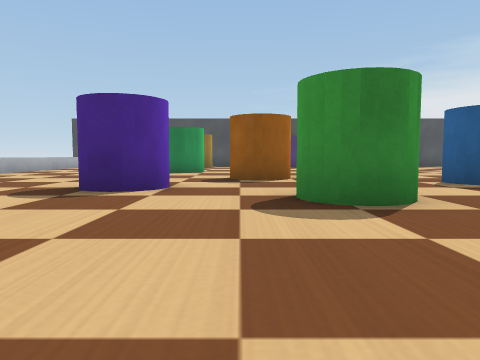
[1] (above)

23 first-person views from a walk through a world built for the Webots simulator. The camera is 0.11 m above the floor, tilts 4° down and sees 70° across. The floor is counted in squares, 0.2 m on a side. Each view is taken from the middle of a square. On the plan, view 1 faces up. The plan holds only what a view shows up to about 9 squares ahead; the rest is blank. The robots in the file are not drawn. Simple shapes and patterns stand in for the simulator's stock objects.

[2]
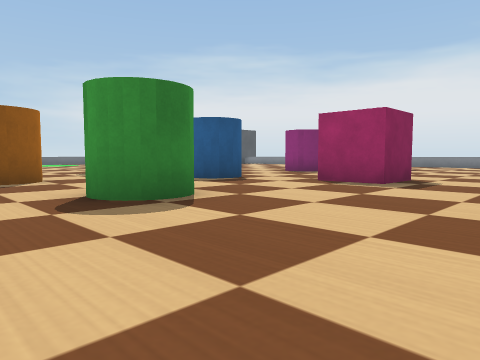

[3]
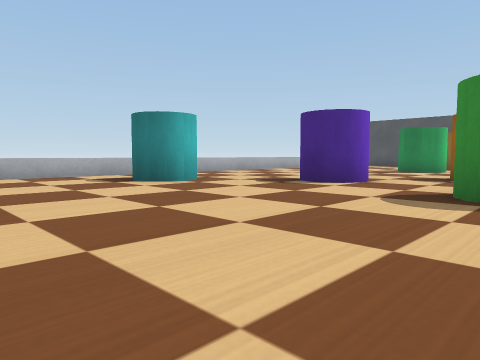

[4]
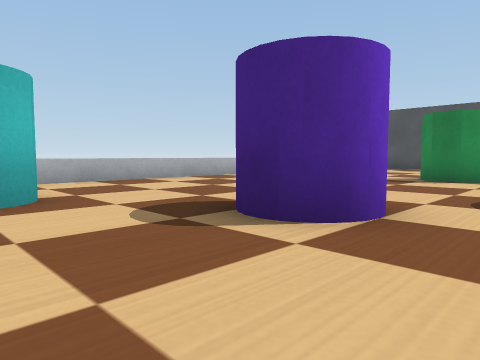

[5]
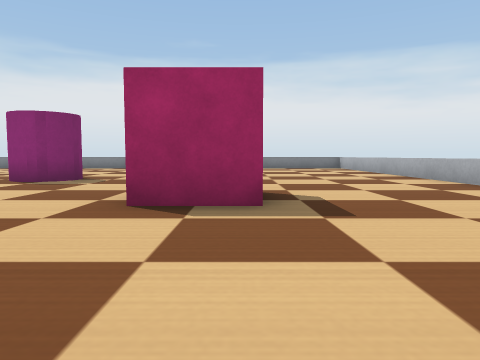

[6]
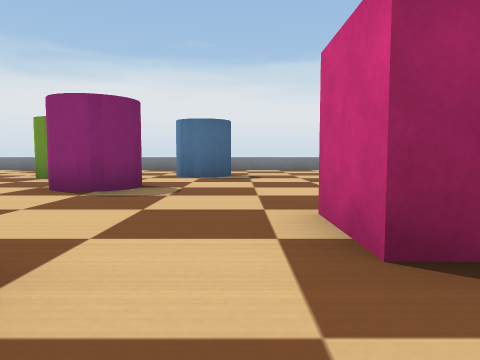

[7]
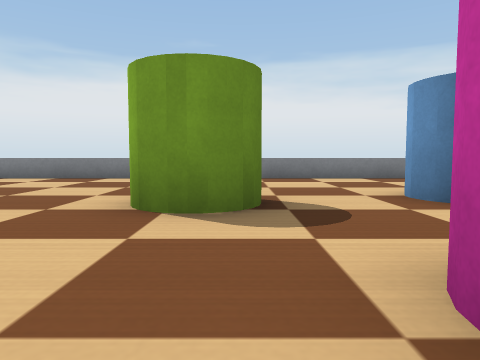

[8]
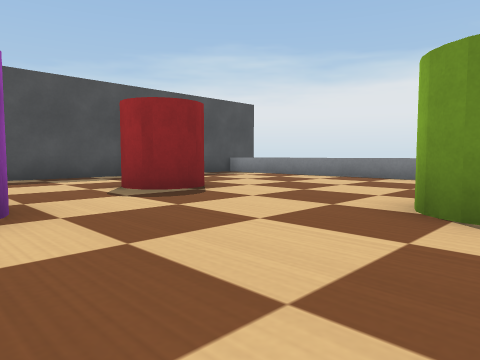

[9]
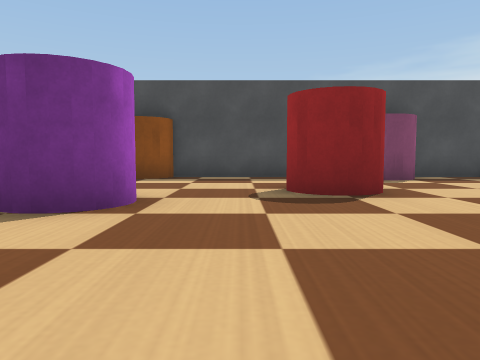

[10]
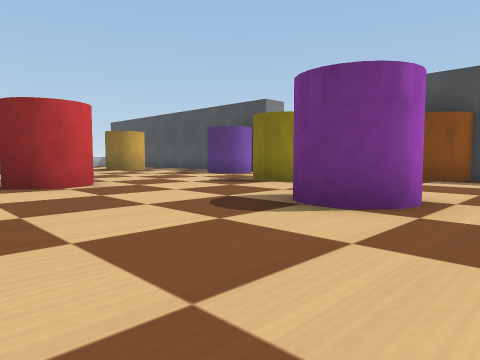

[11]
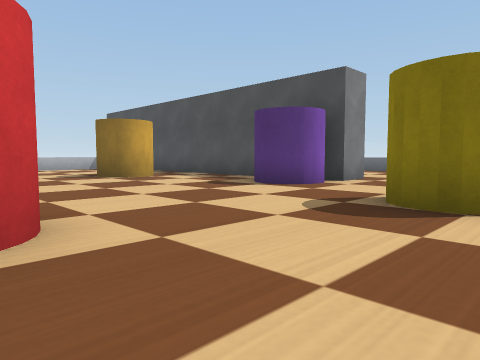

[12]
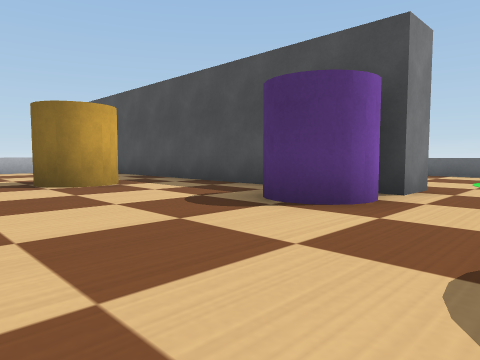

[13]
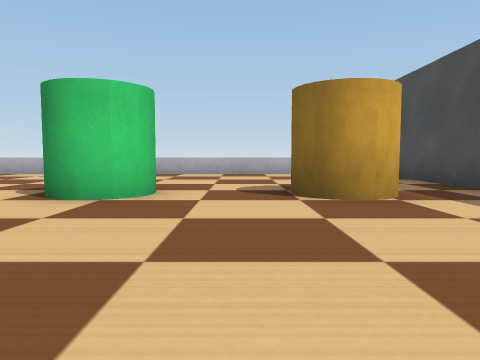

[14]
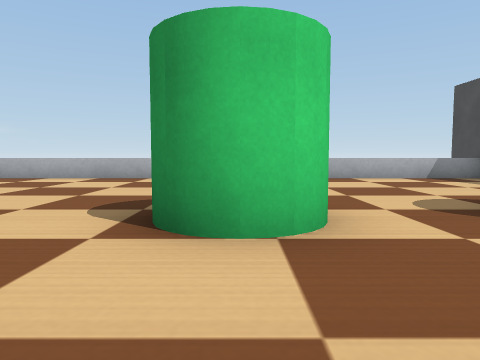

[15]
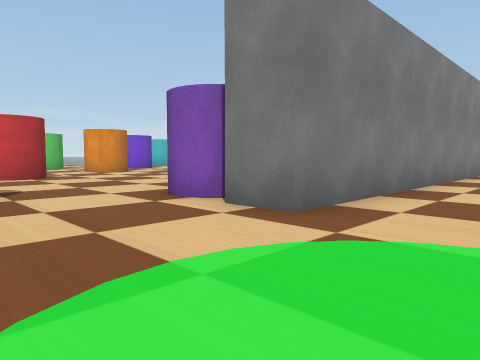

[16]
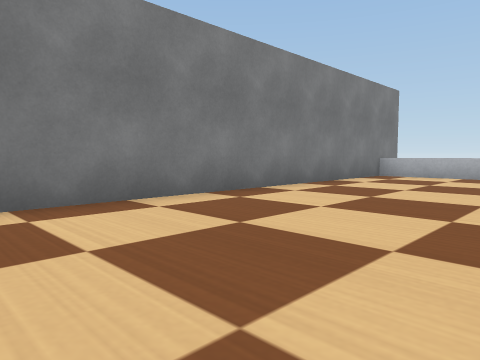

[17]
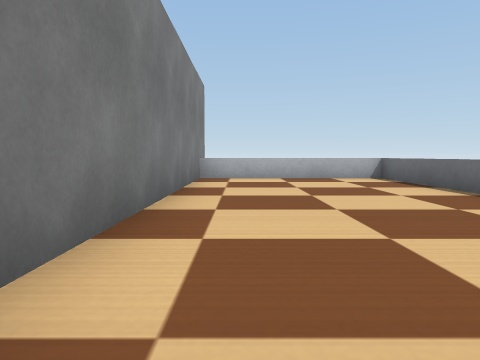

[18]
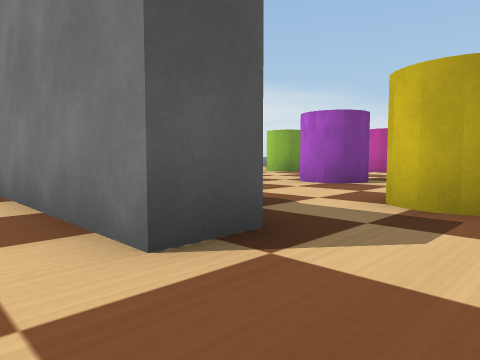

[19]
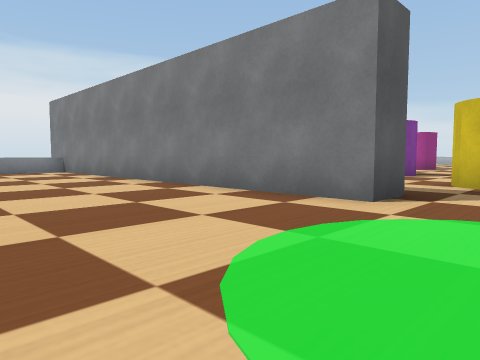

[20]
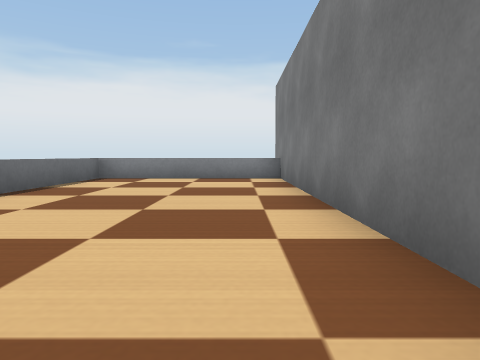

[21]
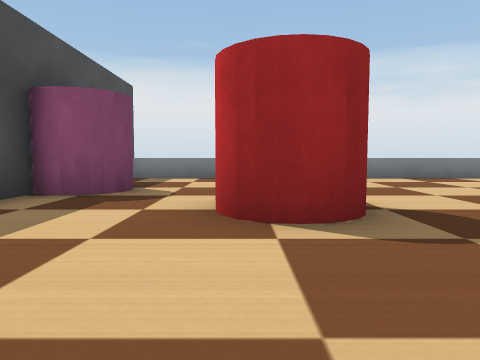

[22]
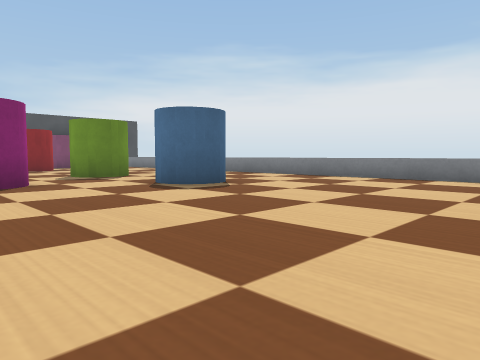

[23]
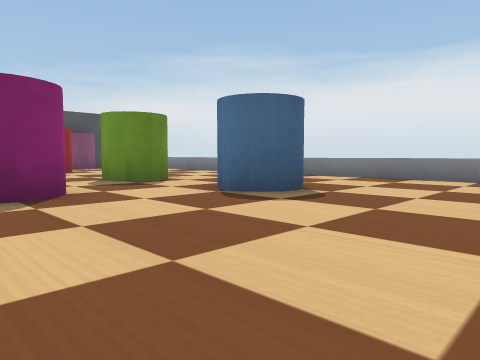

### Floor plan
Key: @ floor where view 1 was taken; # wall or solid block; . floor; = window, fence, low wall or low ledge; C orange cylinder; B blue cylinder; G green cylinder; M magenta box; Y cyan cylinder; A magenta cylinder; R barrier; E red cylinder; P purple cylinder; L yellow cylinder.
Columns run from 8 left of view 1 to 18 right of it. Each row starts with its distance up from view 1.
 24 #====      =          ====#
 23 =..... ..... ....    .....=
 22 =........... .............=
 21 =.........................=
 20 =.........................=
 19 RRRRRRRRRRRR...R  RRRRRRRRR
 18 R RRRRRRRR P...R CRRRRAARRR
 17 =......... P....C.....AA..=
 16 =.....L...P...L...........=
 15 =....LLL.....LLL....EE....=
 14 =................P..EE....=
 13   ....G.........PPP.......=
 12   ...GGG....E....P........=
 11     ..G..  EEE............=
 10 =.......    E........G  ..=
  9 =.......CC.     ....GGG...=
  8 =.......CC.     ..A.......=
  7 =..... .... BB ..AAA.B....=
  6 =....BBB.....B.......BB...=
  5 =.....B..GG..........B....=
  4    Y.....GG...MM..........=
  3  .YYY.........MM..........=
  2 =.........................=
  1 =.........................
  0   ......@..   .......
 -1        ....    .....
 -2                  ===

Positions as (right, up) in squares from view 1, and headings:
1: (0, 0), facing up
2: (-1, 0), facing up-right
3: (2, -1), facing up-left
4: (0, 3), facing up-left
5: (2, 3), facing right
6: (4, 5), facing right
7: (9, 9), facing right
8: (9, 9), facing up-right
9: (11, 9), facing up
10: (11, 9), facing up-left
11: (7, 11), facing up-left
12: (5, 13), facing up-left
13: (3, 14), facing left
14: (1, 12), facing left
15: (6, 21), facing down-left
16: (2, 23), facing down-left
17: (1, 20), facing left
18: (5, 20), facing down-right
19: (5, 23), facing down-right
20: (9, 20), facing right
21: (9, 15), facing right
22: (9, 0), facing up-right
23: (9, 2), facing up-right
